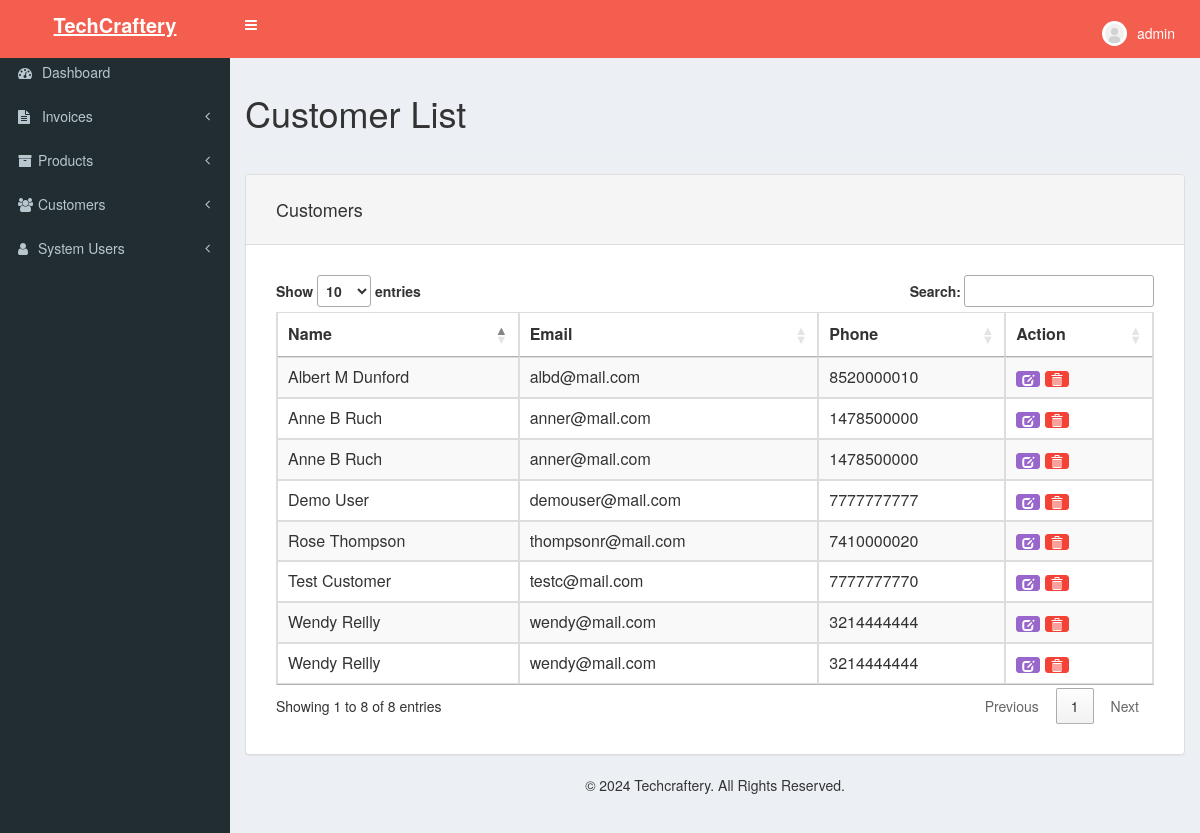
Screenshot of /customer-list.php (signed in) with the database file from the repository.
### tables this page shows
CREATE TABLE `customers` (
  `id` int(11) NOT NULL,
  `invoice` varchar(255) NOT NULL,
  `name` varchar(255) NOT NULL,
  `email` varchar(255) NOT NULL,
  `address_1` varchar(255) NOT NULL,
  `address_2` varchar(255) NOT NULL,
  `town` varchar(255) NOT NULL,
  `county` varchar(255) NOT NULL,
  `postcode` varchar(255) NOT NULL,
  `phone` varchar(100) NOT NULL,
  `name_ship` varchar(255) NOT NULL,
  `address_1_ship` varchar(255) NOT NULL,
  `address_2_ship` varchar(255) NOT NULL,
  `town_ship` varchar(255) NOT NULL,
  `county_ship` varchar(255) NOT NULL,
  `postcode_ship` varchar(255) NOT NULL
);

### functions.php (the view, shortened to what this page needs)
<?php
function getCustomers() {
	$mysqli = new mysqli(DATABASE_HOST, DATABASE_USER, DATABASE_PASS, DATABASE_NAME);
	$query = "SELECT * FROM customers ORDER BY name ASC";
	$results = $mysqli->query($query);
	if($results) {
		print '<table class="table table-striped table-hover table-bordered" id="data-table"><thead><tr>
				<th>Name</th>
				<th>Email</th>
				<th>Phone</th>
				<th>Action</th>
			  </tr></thead><tbody>';
		while($row = $results->fetch_assoc()) {
		    print '
			    <tr>
					<td>'.$row["name"].'</td>
				    <td>'.$row["email"].'</td>
				    <td>'.$row["phone"].'</td>
				    <td><a href="customer-edit.php?id='.$row["id"].'" class="btn btn-primary btn-xs"><span class="glyphicon glyphicon-edit" aria-hidden="true"></span></a> <a data-customer-id="'.$row['id'].'" class="btn btn-danger btn-xs delete-customer"><span class="glyphicon glyphicon-trash" aria-hidden="true"></span></a></td>
			    </tr>
		    ';
		}
		print '</tr></tbody></table>';
	} else {
		echo "<p>There are no customers to display.</p>";
	}
}
?>

### header.php (shortened to what this page needs)
<html>
<head>
  <link rel="stylesheet" href="https://cdnjs.cloudflare.com/ajax/libs/font-awesome/4.5.0/css/font-awesome.min.css">
  <link rel="stylesheet" href="https://cdnjs.cloudflare.com/ajax/libs/ionicons/2.0.1/css/ionicons.min.css">
  <link rel="stylesheet" href="css/AdminLTE.css">
  <link rel="stylesheet" href="css/skin-green.css">
	<link rel="stylesheet" href="css/bootstrap.min.css">
	<link rel="stylesheet" href="css/bootstrap.datetimepicker.css">
	<link rel="stylesheet" href="//cdn.datatables.net/1.10.7/css/jquery.dataTables.css">
	<link rel="stylesheet" href="//cdn.datatables.net/plug-ins/1.10.7/integration/bootstrap/3/dataTables.bootstrap.css">
	<link rel="stylesheet" href="css/styles.css">
</head>
<body class="hold-transition skin-green sidebar-mini">
<div class="wrapper">
  <header class="main-header">
    <a href="dashboard.php" class="logo">
      <span style="text-decoration:none;" class="logo-lg"><b>TechCraftery</b></span>
    </a>
    <nav class="navbar navbar-static-top" role="navigation">
      <a href="#" class="sidebar-toggle" data-toggle="offcanvas" role="button">
      </a>
      <div class="navbar-custom-menu">
        <ul class="nav navbar-nav">
          <li class="dropdown user user-menu">
            <a href="#" class="dropdown-toggle" data-toggle="dropdown">
              <img class="user-image" alt="User Image">
              <span class="hidden-xs"><?php echo $_SESSION['login_username'];?></span>
            </a>
          </li>
        </ul>
      </div>
    </nav>
  </header>
  <aside class="main-sidebar">
    <section class="sidebar">
      <ul class="sidebar-menu">
        <li class="treeview">
          <a href="dashboard.php"><i class="fa fa-tachometer"></i> <span>Dashboard</span>
          </a>
        </li>
         <li class="treeview">
          <a href="#"><i class="fa fa-file-text"></i> <span>Invoices</span>
            <span class="pull-right-container">
              <i class="fa fa-angle-left pull-right"></i>
            </span>
          </a>
        </li>
         <li class="treeview">
          <a href="#"><i class="fa fa-archive"></i><span>Products</span>
            <span class="pull-right-container">
              <i class="fa fa-angle-left pull-right"></i>
            </span>
          </a>
        </li>
        <li class="treeview">
          <a href="#"><i class="fa fa-users"></i><span>Customers</span>
            <span class="pull-right-container">
              <i class="fa fa-angle-left pull-right"></i>
            </span>
          </a>
        </li>
        <li class="treeview">
          <a href="#"><i class="fa fa-user"></i><span>System Users</span>
            <span class="pull-right-container">
              <i class="fa fa-angle-left pull-right"></i>
            </span>
          </a>
        </li>
      </ul>
    </section>
  </aside>
  <div class="content-wrapper">
    <section class="content">

### customer-list.php (shortened to what this page needs)
<?php
include('header.php');
include('functions.php');
?>
<h1>Customer List</h1>
<hr>
<div class="row">
	<div class="col-xs-12">
		<div class="panel panel-default">
			<div class="panel-heading">
				<h4>Customers</h4>
			</div>
			<div class="panel-body form-group form-group-sm">
				<?php getCustomers(); ?>
			</div>
		</div>
	</div>
<div>
<?php
	include('footer.php');
?>

### footer.php (shortened to what this page needs)
<html>
<head>
</head>
<body>
<div class="fl-row fl-row-full-width fl-row-bg-color fl-node-yx7blenq60kv fl-row-default-height fl-row-align-center" data-node="yx7blenq60kv">
  <div class="fl-row-content-wrap">
            <div class="fl-row-content fl-row-fixed-width fl-node-content">
<div class="fl-col-group fl-node-k7g9lcjas6fv" data-node="k7g9lcjas6fv">
      <div class="fl-col fl-node-29ephjlu74dv" data-node="29ephjlu74dv">
  <div class="fl-col-content fl-node-content"><div class="fl-module fl-module-rich-text fl-node-brzliqe38hmy" data-node="brzliqe38hmy">
  <div class="fl-module-content fl-node-content">
    <div class="fl-rich-text">
  <p style="text-align: center; bottom: 0;">© 2024 Techcraftery. All Rights Reserved.</p>
</div>
  </div>
</div>
</div>
</div>
  </div>
    </div>
  </div>
</div>
</body>
</html>

### css/skin-green.css (style rules this page uses)
.skin-green .main-header .navbar { background-color: #f45e4f; }
.skin-green .main-header .navbar .nav > li > a { color: #ffffff; }
.skin-green .main-header .navbar .sidebar-toggle { color: #ffffff; }
.skin-green .main-header .navbar .sidebar-toggle { color: #fff; }
.skin-green .main-header .logo { background-color: #d55144; color: #ffffff; border-bottom: 0 solid transparent; }
.skin-green .wrapper, .skin-green .main-sidebar, .skin-green .left-side { background-color: #222d32; }
.skin-green .sidebar-menu > li > a { border-left: 3px solid transparent; }
.skin-green .sidebar a { color: #b8c7ce; }

### css/styles.css (style rules this page uses)
body { padding: 0; background-color: #f45e4f; }
.btn-primary { background-color: #9966cc; border-color: #9966cc; }
.btn-danger { background-color: #f44336; border-color: #f44336; }
.panel-body { padding: 30px 30px 15px 30px; }
.panel-heading { padding: 15px 30px 15px 30px; }
.user { margin-top: 8px; margin-right: 10px; }
.logo { height: 58px !important; }

### rows the page displays
customers: name "Albert M Dunford", email "albd@mail.com", phone "8520000010"
customers: name "Anne B Ruch", email "anner@mail.com", phone "1478500000"
customers: name "Anne B Ruch", email "anner@mail.com", phone "1478500000"
customers: name "Demo User", email "demouser@mail.com", phone "7777777777"
customers: name "Rose Thompson", email "thompsonr@mail.com", phone "7410000020"
customers: name "Test Customer", email "testc@mail.com", phone "7777777770"
customers: name "Wendy Reilly", email "wendy@mail.com", phone "3214444444"
customers: name "Wendy Reilly", email "wendy@mail.com", phone "3214444444"

### other values shown
$_SESSION['login_username'] "admin"
